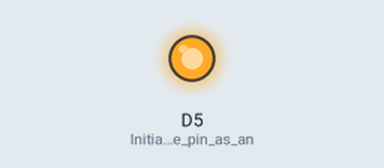
This sketch was run on a simulated ESP8266 (NodeMCU). On the bench: output pins drawn as LEDs (lit = HIGH). WiFi joins after 1.5 s; servers stay silent unless stated; uploads are accepted with an empty reply; what the sketch prints to the serial monitor is not drawn. At 1.9 s the program puts the board to deep sleep or switches it off; the recording ends there.

Above: at 0.1 s.
Timing chart, 0 to 1.9 s (numbered marks = the images above):
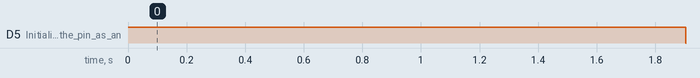

Measured:
- by itself, D5 (Initialize_the_pin_as_an): HIGH → LOW at 1.9 s

The sketch:

BasicHttpClient.ino
```cpp
#include <Arduino.h>
#include <ESP8266WiFi.h>
#include <ESP8266WiFiMulti.h>
#include <ESP8266HTTPClient.h>
#include <WiFiClient.h>

ESP8266WiFiMulti WiFiMulti;
int retryAttempt;

void setup() {
  pinMode(D5, OUTPUT);     // Initialize the pin as an output
  digitalWrite(D5, HIGH);
  retryAttempt = 10;
  WiFi.mode(WIFI_STA);
  WiFiMulti.addAP("DIGI_71f618", "3ff08e09");
  Serial.begin(115200);
}

void loop() {
  // wait for WiFi connection
  if (WiFiMulti.run() == WL_CONNECTED) {
    WiFiClient client;

    writeToSerial("Connected to wifi");

    int sensorValue = analogRead(A0);
    writeToSerial(("Value read: " + String(sensorValue)).c_str());
    double celsius = milivoltsToCelsius(sensorValue);
    writeToSerial(("Value read Celsius: " + String(celsius)).c_str());

    if (sendMeasurement(client, 2, sensorValue) && sendMeasurement(client, 3, celsius)) {
      shutDown();
    }
  }
  else {
    writeToSerial("Connection to wifi failed");
    delay(1000);
  }
  if (retryAttempt <= 0) {
    writeToSerial("Finish retrying");
    shutDown();
  }
  retryAttempt-- ;
}

bool sendMeasurement(WiFiClient client, int parameterId, double parameterValue) {
  HTTPClient http;
  if (http.begin(client, "http://basilicum-api.azurewebsites.net/api/measurement/create/" + String(parameterId) + "/" + String(parameterValue))) {
    int httpCode = http.POST("Content-Length: 0");

    // httpCode will be negative on error
    if (httpCode > 0) {
      if (httpCode == HTTP_CODE_OK || httpCode == HTTP_CODE_MOVED_PERMANENTLY || httpCode == HTTP_CODE_CREATED) {
        writeToSerial(("Http call success " + String(httpCode)).c_str());
        return true;
      }
      else {
        writeToSerial(("http failed " + String(httpCode)).c_str());
        return false;
      }
      http.end();
    }
    else {
      writeToSerial(("http failed " + String(httpCode)).c_str());
      return false;
    }
  }
}

double milivoltsToCelsius(int milivolts) {
  return (milivolts - 159) / 5.12077;
}

void writeToSerial(const char* input) {
  Serial.println();
  Serial.print(input);
  Serial.flush();
  return;
}

void shutDown() {
  digitalWrite(D5, LOW);
  writeToSerial("Going to sleep");
  ESP.deepSleep(60e6);
}
```
